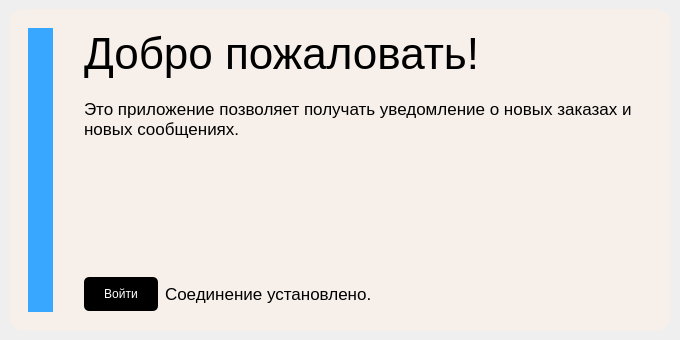
<?xml version="1.0" encoding="UTF-8"?>
<ui version="4.0">
 <class>AppMainWindow</class>
 <widget class="QMainWindow" name="AppMainWindow">
  <property name="geometry">
   <rect>
    <x>0</x>
    <y>0</y>
    <width>680</width>
    <height>340</height>
   </rect>
  </property>
  <property name="windowTitle">
   <string>Майшоп</string>
  </property>
  <widget class="QWidget" name="centralwidget">
   <property name="palette">
    <palette>
     <active>
      <colorrole role="WindowText">
       <brush brushstyle="SolidPattern">
        <color alpha="255">
         <red>0</red>
         <green>0</green>
         <blue>0</blue>
        </color>
       </brush>
      </colorrole>
      <colorrole role="Button">
       <brush brushstyle="SolidPattern">
        <color alpha="255">
         <red>255</red>
         <green>255</green>
         <blue>255</blue>
        </color>
       </brush>
      </colorrole>
      <colorrole role="Light">
       <brush brushstyle="SolidPattern">
        <color alpha="255">
         <red>255</red>
         <green>255</green>
         <blue>255</blue>
        </color>
       </brush>
      </colorrole>
      <colorrole role="Midlight">
       <brush brushstyle="SolidPattern">
        <color alpha="255">
         <red>255</red>
         <green>255</green>
         <blue>255</blue>
        </color>
       </brush>
      </colorrole>
      <colorrole role="Dark">
       <brush brushstyle="SolidPattern">
        <color alpha="255">
         <red>127</red>
         <green>127</green>
         <blue>127</blue>
        </color>
       </brush>
      </colorrole>
      <colorrole role="Mid">
       <brush brushstyle="SolidPattern">
        <color alpha="255">
         <red>170</red>
         <green>170</green>
         <blue>170</blue>
        </color>
       </brush>
      </colorrole>
      <colorrole role="Text">
       <brush brushstyle="SolidPattern">
        <color alpha="255">
         <red>0</red>
         <green>0</green>
         <blue>0</blue>
        </color>
       </brush>
      </colorrole>
      <colorrole role="BrightText">
       <brush brushstyle="SolidPattern">
        <color alpha="255">
         <red>255</red>
         <green>255</green>
         <blue>255</blue>
        </color>
       </brush>
      </colorrole>
      <colorrole role="ButtonText">
       <brush brushstyle="SolidPattern">
        <color alpha="255">
         <red>0</red>
         <green>0</green>
         <blue>0</blue>
        </color>
       </brush>
      </colorrole>
      <colorrole role="Base">
       <brush brushstyle="SolidPattern">
        <color alpha="255">
         <red>255</red>
         <green>255</green>
         <blue>255</blue>
        </color>
       </brush>
      </colorrole>
      <colorrole role="Window">
       <brush brushstyle="SolidPattern">
        <color alpha="255">
         <red>255</red>
         <green>255</green>
         <blue>255</blue>
        </color>
       </brush>
      </colorrole>
      <colorrole role="Shadow">
       <brush brushstyle="SolidPattern">
        <color alpha="255">
         <red>0</red>
         <green>0</green>
         <blue>0</blue>
        </color>
       </brush>
      </colorrole>
      <colorrole role="AlternateBase">
       <brush brushstyle="SolidPattern">
        <color alpha="255">
         <red>255</red>
         <green>255</green>
         <blue>255</blue>
        </color>
       </brush>
      </colorrole>
      <colorrole role="ToolTipBase">
       <brush brushstyle="SolidPattern">
        <color alpha="255">
         <red>255</red>
         <green>255</green>
         <blue>220</blue>
        </color>
       </brush>
      </colorrole>
      <colorrole role="ToolTipText">
       <brush brushstyle="SolidPattern">
        <color alpha="255">
         <red>0</red>
         <green>0</green>
         <blue>0</blue>
        </color>
       </brush>
      </colorrole>
      <colorrole role="PlaceholderText">
       <brush brushstyle="SolidPattern">
        <color alpha="127">
         <red>0</red>
         <green>0</green>
         <blue>0</blue>
        </color>
       </brush>
      </colorrole>
     </active>
     <inactive>
      <colorrole role="WindowText">
       <brush brushstyle="SolidPattern">
        <color alpha="255">
         <red>0</red>
         <green>0</green>
         <blue>0</blue>
        </color>
       </brush>
      </colorrole>
      <colorrole role="Button">
       <brush brushstyle="SolidPattern">
        <color alpha="255">
         <red>239</red>
         <green>239</green>
         <blue>239</blue>
        </color>
       </brush>
      </colorrole>
      <colorrole role="Light">
       <brush brushstyle="SolidPattern">
        <color alpha="255">
         <red>255</red>
         <green>255</green>
         <blue>255</blue>
        </color>
       </brush>
      </colorrole>
      <colorrole role="Midlight">
       <brush brushstyle="SolidPattern">
        <color alpha="255">
         <red>202</red>
         <green>202</green>
         <blue>202</blue>
        </color>
       </brush>
      </colorrole>
      <colorrole role="Dark">
       <brush brushstyle="SolidPattern">
        <color alpha="255">
         <red>159</red>
         <green>159</green>
         <blue>159</blue>
        </color>
       </brush>
      </colorrole>
      <colorrole role="Mid">
       <brush brushstyle="SolidPattern">
        <color alpha="255">
         <red>184</red>
         <green>184</green>
         <blue>184</blue>
        </color>
       </brush>
      </colorrole>
      <colorrole role="Text">
       <brush brushstyle="SolidPattern">
        <color alpha="255">
         <red>0</red>
         <green>0</green>
         <blue>0</blue>
        </color>
       </brush>
      </colorrole>
      <colorrole role="BrightText">
       <brush brushstyle="SolidPattern">
        <color alpha="255">
         <red>255</red>
         <green>255</green>
         <blue>255</blue>
        </color>
       </brush>
      </colorrole>
      <colorrole role="ButtonText">
       <brush brushstyle="SolidPattern">
        <color alpha="255">
         <red>0</red>
         <green>0</green>
         <blue>0</blue>
        </color>
       </brush>
      </colorrole>
      <colorrole role="Base">
       <brush brushstyle="SolidPattern">
        <color alpha="255">
         <red>255</red>
         <green>255</green>
         <blue>255</blue>
        </color>
       </brush>
      </colorrole>
      <colorrole role="Window">
       <brush brushstyle="SolidPattern">
        <color alpha="255">
         <red>239</red>
         <green>239</green>
         <blue>239</blue>
        </color>
       </brush>
      </colorrole>
      <colorrole role="Shadow">
       <brush brushstyle="SolidPattern">
        <color alpha="255">
         <red>118</red>
         <green>118</green>
         <blue>118</blue>
        </color>
       </brush>
      </colorrole>
      <colorrole role="AlternateBase">
       <brush brushstyle="SolidPattern">
        <color alpha="255">
         <red>247</red>
         <green>247</green>
         <blue>247</blue>
        </color>
       </brush>
      </colorrole>
      <colorrole role="ToolTipBase">
       <brush brushstyle="SolidPattern">
        <color alpha="255">
         <red>255</red>
         <green>255</green>
         <blue>220</blue>
        </color>
       </brush>
      </colorrole>
      <colorrole role="ToolTipText">
       <brush brushstyle="SolidPattern">
        <color alpha="255">
         <red>0</red>
         <green>0</green>
         <blue>0</blue>
        </color>
       </brush>
      </colorrole>
      <colorrole role="PlaceholderText">
       <brush brushstyle="SolidPattern">
        <color alpha="128">
         <red>0</red>
         <green>0</green>
         <blue>0</blue>
        </color>
       </brush>
      </colorrole>
     </inactive>
     <disabled>
      <colorrole role="WindowText">
       <brush brushstyle="SolidPattern">
        <color alpha="255">
         <red>127</red>
         <green>127</green>
         <blue>127</blue>
        </color>
       </brush>
      </colorrole>
      <colorrole role="Button">
       <brush brushstyle="SolidPattern">
        <color alpha="255">
         <red>255</red>
         <green>255</green>
         <blue>255</blue>
        </color>
       </brush>
      </colorrole>
      <colorrole role="Light">
       <brush brushstyle="SolidPattern">
        <color alpha="255">
         <red>255</red>
         <green>255</green>
         <blue>255</blue>
        </color>
       </brush>
      </colorrole>
      <colorrole role="Midlight">
       <brush brushstyle="SolidPattern">
        <color alpha="255">
         <red>255</red>
         <green>255</green>
         <blue>255</blue>
        </color>
       </brush>
      </colorrole>
      <colorrole role="Dark">
       <brush brushstyle="SolidPattern">
        <color alpha="255">
         <red>127</red>
         <green>127</green>
         <blue>127</blue>
        </color>
       </brush>
      </colorrole>
      <colorrole role="Mid">
       <brush brushstyle="SolidPattern">
        <color alpha="255">
         <red>170</red>
         <green>170</green>
         <blue>170</blue>
        </color>
       </brush>
      </colorrole>
      <colorrole role="Text">
       <brush brushstyle="SolidPattern">
        <color alpha="255">
         <red>127</red>
         <green>127</green>
         <blue>127</blue>
        </color>
       </brush>
      </colorrole>
      <colorrole role="BrightText">
       <brush brushstyle="SolidPattern">
        <color alpha="255">
         <red>255</red>
         <green>255</green>
         <blue>255</blue>
        </color>
       </brush>
      </colorrole>
      <colorrole role="ButtonText">
       <brush brushstyle="SolidPattern">
        <color alpha="255">
         <red>127</red>
         <green>127</green>
         <blue>127</blue>
        </color>
       </brush>
      </colorrole>
      <colorrole role="Base">
       <brush brushstyle="SolidPattern">
        <color alpha="255">
         <red>255</red>
         <green>255</green>
         <blue>255</blue>
        </color>
       </brush>
      </colorrole>
      <colorrole role="Window">
       <brush brushstyle="SolidPattern">
        <color alpha="255">
         <red>255</red>
         <green>255</green>
         <blue>255</blue>
        </color>
       </brush>
      </colorrole>
      <colorrole role="Shadow">
       <brush brushstyle="SolidPattern">
        <color alpha="255">
         <red>177</red>
         <green>177</green>
         <blue>177</blue>
        </color>
       </brush>
      </colorrole>
      <colorrole role="AlternateBase">
       <brush brushstyle="SolidPattern">
        <color alpha="255">
         <red>247</red>
         <green>247</green>
         <blue>247</blue>
        </color>
       </brush>
      </colorrole>
      <colorrole role="ToolTipBase">
       <brush brushstyle="SolidPattern">
        <color alpha="255">
         <red>255</red>
         <green>255</green>
         <blue>220</blue>
        </color>
       </brush>
      </colorrole>
      <colorrole role="ToolTipText">
       <brush brushstyle="SolidPattern">
        <color alpha="255">
         <red>0</red>
         <green>0</green>
         <blue>0</blue>
        </color>
       </brush>
      </colorrole>
      <colorrole role="PlaceholderText">
       <brush brushstyle="SolidPattern">
        <color alpha="128">
         <red>0</red>
         <green>0</green>
         <blue>0</blue>
        </color>
       </brush>
      </colorrole>
     </disabled>
    </palette>
   </property>
   <property name="autoFillBackground">
    <bool>false</bool>
   </property>
   <layout class="QGridLayout" name="gridLayout_2">
    <item row="0" column="0">
     <layout class="QGridLayout" name="gridLayout">
      <item row="0" column="0">
       <widget class="QFrame" name="frame">
        <property name="styleSheet">
         <string notr="true">QLabel {
	background-color: transparent;
}

QFrame#frame_2 {
	background-color: transparent;
}

QFrame#frame_3 {
	background-color: #37A7FF;
	border-radius: 15px;
}

QFrame#frame {
	background-color: #F7F0EA;
	border-radius: 15px;
}

QPushButton#pushButton {
	background-color: black;
	color: white;
	padding: 10px 20px;
	border-radius: 5px
}

QPushButton#pushButton:pressed {
	background-color: rgb(119, 118, 123);
}</string>
        </property>
        <property name="frameShape">
         <enum>QFrame::StyledPanel</enum>
        </property>
        <property name="frameShadow">
         <enum>QFrame::Raised</enum>
        </property>
        <layout class="QGridLayout" name="gridLayout_3">
         <item row="0" column="0">
          <layout class="QHBoxLayout" name="horizontalLayout">
           <property name="spacing">
            <number>20</number>
           </property>
           <property name="leftMargin">
            <number>10</number>
           </property>
           <property name="topMargin">
            <number>10</number>
           </property>
           <property name="rightMargin">
            <number>10</number>
           </property>
           <property name="bottomMargin">
            <number>10</number>
           </property>
           <item>
            <widget class="QFrame" name="frame_3">
             <property name="maximumSize">
              <size>
               <width>285</width>
               <height>16777215</height>
              </size>
             </property>
             <property name="frameShape">
              <enum>QFrame::StyledPanel</enum>
             </property>
             <property name="frameShadow">
              <enum>QFrame::Raised</enum>
             </property>
             <layout class="QGridLayout" name="gridLayout_4">
              <property name="topMargin">
               <number>9</number>
              </property>
              <item row="0" column="0">
               <widget class="QLabel" name="image">
                <property name="enabled">
                 <bool>true</bool>
                </property>
                <property name="minimumSize">
                 <size>
                  <width>0</width>
                  <height>0</height>
                 </size>
                </property>
                <property name="maximumSize">
                 <size>
                  <width>16777215</width>
                  <height>16777215</height>
                 </size>
                </property>
                <property name="text">
                 <string/>
                </property>
                <property name="pixmap">
                 <pixmap resource="resources/data.qrc">:/images/girl.png</pixmap>
                </property>
                <property name="scaledContents">
                 <bool>true</bool>
                </property>
               </widget>
              </item>
             </layout>
            </widget>
           </item>
           <item>
            <widget class="QFrame" name="frame_2">
             <property name="frameShape">
              <enum>QFrame::StyledPanel</enum>
             </property>
             <property name="frameShadow">
              <enum>QFrame::Raised</enum>
             </property>
             <layout class="QGridLayout" name="gridLayout_5">
              <property name="leftMargin">
               <number>0</number>
              </property>
              <property name="topMargin">
               <number>0</number>
              </property>
              <property name="rightMargin">
               <number>0</number>
              </property>
              <property name="bottomMargin">
               <number>0</number>
              </property>
              <item row="0" column="0">
               <layout class="QGridLayout" name="gridLayout_6">
                <property name="sizeConstraint">
                 <enum>QLayout::SetMaximumSize</enum>
                </property>
                <property name="leftMargin">
                 <number>10</number>
                </property>
                <property name="horizontalSpacing">
                 <number>6</number>
                </property>
                <property name="verticalSpacing">
                 <number>20</number>
                </property>
                <item row="0" column="0">
                 <widget class="QLabel" name="label">
                  <property name="font">
                   <font>
                    <pointsize>33</pointsize>
                    <bold>false</bold>
                   </font>
                  </property>
                  <property name="text">
                   <string>Добро пожаловать!</string>
                  </property>
                  <property name="textFormat">
                   <enum>Qt::PlainText</enum>
                  </property>
                  <property name="scaledContents">
                   <bool>false</bool>
                  </property>
                  <property name="wordWrap">
                   <bool>true</bool>
                  </property>
                 </widget>
                </item>
                <item row="2" column="0">
                 <spacer name="verticalSpacer">
                  <property name="orientation">
                   <enum>Qt::Vertical</enum>
                  </property>
                  <property name="sizeHint" stdset="0">
                   <size>
                    <width>20</width>
                    <height>40</height>
                   </size>
                  </property>
                 </spacer>
                </item>
                <item row="1" column="0">
                 <widget class="QLabel" name="label_2">
                  <property name="font">
                   <font>
                    <pointsize>13</pointsize>
                   </font>
                  </property>
                  <property name="text">
                   <string>Это приложение позволяет получать уведомление о новых заказах и новых сообщениях.</string>
                  </property>
                  <property name="wordWrap">
                   <bool>true</bool>
                  </property>
                 </widget>
                </item>
                <item row="3" column="0">
                 <layout class="QHBoxLayout" name="horizontalLayout_2">
                  <property name="sizeConstraint">
                   <enum>QLayout::SetDefaultConstraint</enum>
                  </property>
                  <item>
                   <widget class="QPushButton" name="pushButton">
                    <property name="enabled">
                     <bool>true</bool>
                    </property>
                    <property name="maximumSize">
                     <size>
                      <width>150</width>
                      <height>16777215</height>
                     </size>
                    </property>
                    <property name="palette">
                     <palette>
                      <active>
                       <colorrole role="WindowText">
                        <brush brushstyle="SolidPattern">
                         <color alpha="255">
                          <red>255</red>
                          <green>255</green>
                          <blue>255</blue>
                         </color>
                        </brush>
                       </colorrole>
                       <colorrole role="Button">
                        <brush brushstyle="SolidPattern">
                         <color alpha="255">
                          <red>0</red>
                          <green>0</green>
                          <blue>0</blue>
                         </color>
                        </brush>
                       </colorrole>
                       <colorrole role="Text">
                        <brush brushstyle="SolidPattern">
                         <color alpha="255">
                          <red>255</red>
                          <green>255</green>
                          <blue>255</blue>
                         </color>
                        </brush>
                       </colorrole>
                       <colorrole role="ButtonText">
                        <brush brushstyle="SolidPattern">
                         <color alpha="255">
                          <red>255</red>
                          <green>255</green>
                          <blue>255</blue>
                         </color>
                        </brush>
                       </colorrole>
                       <colorrole role="Base">
                        <brush brushstyle="SolidPattern">
                         <color alpha="255">
                          <red>0</red>
                          <green>0</green>
                          <blue>0</blue>
                         </color>
                        </brush>
                       </colorrole>
                       <colorrole role="Window">
                        <brush brushstyle="SolidPattern">
                         <color alpha="255">
                          <red>0</red>
                          <green>0</green>
                          <blue>0</blue>
                         </color>
                        </brush>
                       </colorrole>
                       <colorrole role="PlaceholderText">
                        <brush brushstyle="SolidPattern">
                         <color alpha="255">
                          <red>255</red>
                          <green>255</green>
                          <blue>255</blue>
                         </color>
                        </brush>
                       </colorrole>
                      </active>
                      <inactive>
                       <colorrole role="WindowText">
                        <brush brushstyle="SolidPattern">
                         <color alpha="255">
                          <red>255</red>
                          <green>255</green>
                          <blue>255</blue>
                         </color>
                        </brush>
                       </colorrole>
                       <colorrole role="Button">
                        <brush brushstyle="SolidPattern">
                         <color alpha="255">
                          <red>0</red>
                          <green>0</green>
                          <blue>0</blue>
                         </color>
                        </brush>
                       </colorrole>
                       <colorrole role="Text">
                        <brush brushstyle="SolidPattern">
                         <color alpha="255">
                          <red>255</red>
                          <green>255</green>
                          <blue>255</blue>
                         </color>
                        </brush>
                       </colorrole>
                       <colorrole role="ButtonText">
                        <brush brushstyle="SolidPattern">
                         <color alpha="255">
                          <red>255</red>
                          <green>255</green>
                          <blue>255</blue>
                         </color>
                        </brush>
                       </colorrole>
                       <colorrole role="Base">
                        <brush brushstyle="SolidPattern">
                         <color alpha="255">
                          <red>0</red>
                          <green>0</green>
                          <blue>0</blue>
                         </color>
                        </brush>
                       </colorrole>
                       <colorrole role="Window">
                        <brush brushstyle="SolidPattern">
                         <color alpha="255">
                          <red>0</red>
                          <green>0</green>
                          <blue>0</blue>
                         </color>
                        </brush>
                       </colorrole>
                       <colorrole role="PlaceholderText">
                        <brush brushstyle="SolidPattern">
                         <color alpha="255">
                          <red>255</red>
                          <green>255</green>
                          <blue>255</blue>
                         </color>
                        </brush>
                       </colorrole>
                      </inactive>
                      <disabled>
                       <colorrole role="WindowText">
                        <brush brushstyle="SolidPattern">
                         <color alpha="255">
                          <red>255</red>
                          <green>255</green>
                          <blue>255</blue>
                         </color>
                        </brush>
                       </colorrole>
                       <colorrole role="Button">
                        <brush brushstyle="SolidPattern">
                         <color alpha="255">
                          <red>0</red>
                          <green>0</green>
                          <blue>0</blue>
                         </color>
                        </brush>
                       </colorrole>
                       <colorrole role="Text">
                        <brush brushstyle="SolidPattern">
                         <color alpha="255">
                          <red>255</red>
                          <green>255</green>
                          <blue>255</blue>
                         </color>
                        </brush>
                       </colorrole>
                       <colorrole role="ButtonText">
                        <brush brushstyle="SolidPattern">
                         <color alpha="255">
                          <red>255</red>
                          <green>255</green>
                          <blue>255</blue>
                         </color>
                        </brush>
                       </colorrole>
                       <colorrole role="Base">
                        <brush brushstyle="SolidPattern">
                         <color alpha="255">
                          <red>0</red>
                          <green>0</green>
                          <blue>0</blue>
                         </color>
                        </brush>
                       </colorrole>
                       <colorrole role="Window">
                        <brush brushstyle="SolidPattern">
                         <color alpha="255">
                          <red>0</red>
                          <green>0</green>
                          <blue>0</blue>
                         </color>
                        </brush>
                       </colorrole>
                       <colorrole role="PlaceholderText">
                        <brush brushstyle="SolidPattern">
                         <color alpha="255">
                          <red>255</red>
                          <green>255</green>
                          <blue>255</blue>
                         </color>
                        </brush>
                       </colorrole>
                      </disabled>
                     </palette>
                    </property>
                    <property name="styleSheet">
                     <string notr="true"/>
                    </property>
                    <property name="text">
                     <string>Войти</string>
                    </property>
                   </widget>
                  </item>
                  <item>
                   <widget class="QLabel" name="loader">
                    <property name="maximumSize">
                     <size>
                      <width>35</width>
                      <height>35</height>
                     </size>
                    </property>
                    <property name="text">
                     <string/>
                    </property>
                    <property name="pixmap">
                     <pixmap resource="resources/data.qrc">:/images/loader.gif</pixmap>
                    </property>
                    <property name="scaledContents">
                     <bool>true</bool>
                    </property>
                   </widget>
                  </item>
                  <item>
                   <widget class="QLabel" name="labelSuccess">
                    <property name="font">
                     <font>
                      <pointsize>13</pointsize>
                     </font>
                    </property>
                    <property name="text">
                     <string>Соединение установлено.</string>
                    </property>
                    <property name="wordWrap">
                     <bool>false</bool>
                    </property>
                   </widget>
                  </item>
                  <item>
                   <spacer name="horizontalSpacer">
                    <property name="orientation">
                     <enum>Qt::Horizontal</enum>
                    </property>
                    <property name="sizeHint" stdset="0">
                     <size>
                      <width>40</width>
                      <height>20</height>
                     </size>
                    </property>
                   </spacer>
                  </item>
                 </layout>
                </item>
               </layout>
              </item>
             </layout>
            </widget>
           </item>
          </layout>
         </item>
        </layout>
       </widget>
      </item>
     </layout>
    </item>
   </layout>
  </widget>
 </widget>
 <resources>
  <include location="resources/data.qrc"/>
 </resources>
 <connections/>
</ui>
